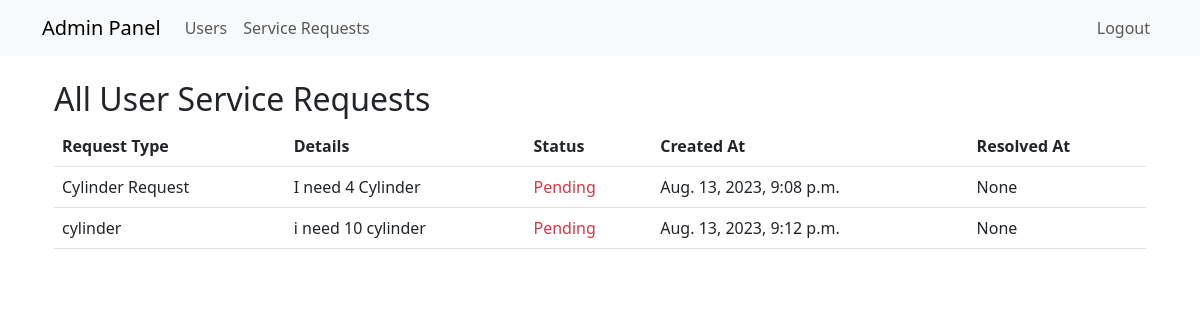
The app's page /admin_service_requests/ with its own data.
### service/models.py (models this page shows, shortened)
class ServiceRequest(models.Model):
    STATUS_CHOICES = (
        ('Pending', 'Pending'),
        ('In Progress', 'In Progress'),
        ('Resolved', 'Resolved'),
    )
    customer = models.ForeignKey(User, on_delete=models.CASCADE)
    request_type = models.CharField(max_length=100)
    details = models.TextField()
    proof = models.FileField(upload_to='proofs/', blank=True, null=True)
    status = models.CharField(max_length=20, choices=STATUS_CHOICES, default='Pending')
    created_at = models.DateTimeField(auto_now_add=True)
    resolved_at = models.DateTimeField(null=True, blank=True)

### service/views.py (the view)
# urls.py: path('admin_service_requests/', views.admin_service_requests, name='admin_service_requests'),
def admin_service_requests(request):
    service_requests = ServiceRequest.objects.all()
    context = {'service_requests': service_requests}
    return render(request, 'service/user_service_request.html', context)

### service/templates/service/user_service_request.html
{% extends 'service/base_admin.html' %}
{% block extra_nav %}
<div class="collapse navbar-collapse" id="navbarNav">
    <ul class="navbar-nav">
        <li class="nav-item">
            <a class="nav-link" href="{% url 'user_list' %}">Users</a>
        </li>
        <li class="nav-item">
            <a class="nav-link" href="{% url 'admin_service_requests' %}">Service Requests</a>
        </li>
    </ul>
    <ul class="navbar-nav ms-auto">
        <li class="nav-item">
            <a class="nav-link" href="{% url 'logout' %}">Logout</a>
        </li>
    </ul>
</div>
{% endblock %}
{% block content %}
<div class="container mt-4">
    <h2>All User Service Requests</h2>
    <table class="table">
        <thead>
            <tr>
                <th>Request Type</th>
                <th>Details</th>
                <th>Status</th>
                <th>Created At</th>
                <th>Resolved At</th>
            </tr>
        </thead>
        <tbody>
            {% for request in service_requests %}
            <tr>
                <td>{{ request.request_type }}</td>
                <td>{{ request.details }}</td>
                <td>
                    {% if request.status == 'Pending' %}
                    <span class="text-danger">{{ request.status }}</span>
                    {% elif request.status == 'In Progress' %}
                    <span class="text-warning">{{ request.status }}</span>
                    {% else %}
                    <span class="text-success">{{ request.status }}</span>
                    {% endif %}
                </td>
                <td>{{ request.created_at }}</td>
                <td>{{ request.resolved_at }}</td>
            </tr>
            {% endfor %}
        </tbody>
    </table>
</div>
{% endblock %}

### service/templates/service/base_admin.html (shortened to what this page needs)
<!DOCTYPE html>
<html lang="en">
<head>
    <link href="https://cdn.jsdelivr.net/npm/bootstrap@5.3.0/dist/css/bootstrap.min.css" rel="stylesheet">
</head>
<body>
    <nav class="navbar navbar-expand-lg navbar-light bg-light">
        <div class="container">
            <a class="navbar-brand" href="{% url 'admin_home' %}">Admin Panel</a>
            {% block extra_nav %}
            {% endblock %}
        </div>
    </nav>
    <div class="container mt-4">
        {% block content %}
        {% endblock %}
    </div>
</body>
</html>

### records on screen
ServiceRequest: request_type "Cylinder Request", details "I need 4 Cylinder", status "Pending", created_at "Aug. 13, 2023, 9:08 p.m.", resolved_at "None"
ServiceRequest: request_type "cylinder", details "i need 10 cylinder", status "Pending", created_at "Aug. 13, 2023, 9:12 p.m.", resolved_at "None"
